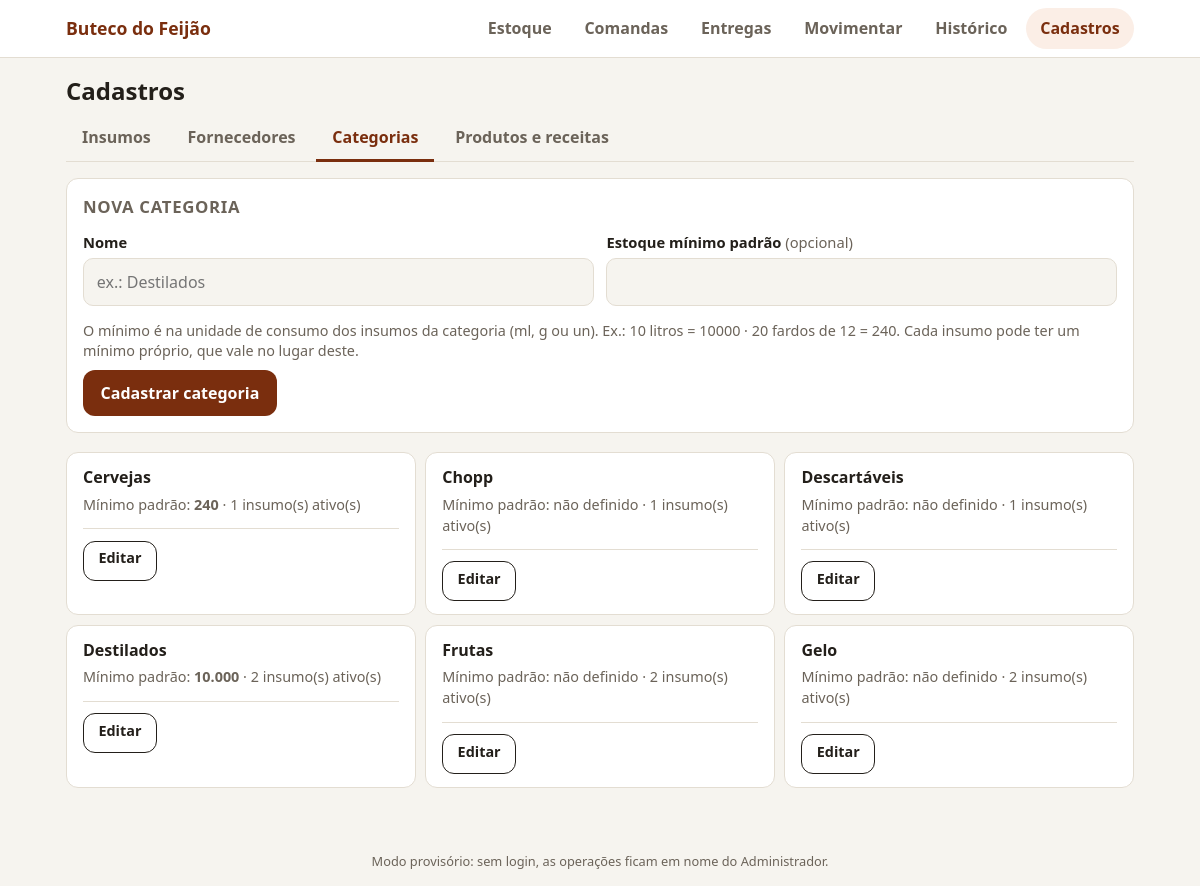
The app's page /cadastros/categorias with its own data.
### tables this page shows
CREATE TABLE categoria (
    id                    INTEGER PRIMARY KEY,
    nome                  TEXT NOT NULL UNIQUE,
    -- mínimo padrão da categoria, na unidade de consumo dos insumos dela
    -- (ex.: destilados 10 L = 10000 ml; cervejas 20 fardos = 240 un se fardo = 12)
    estoque_minimo_padrao REAL CHECK (estoque_minimo_padrao IS NULL OR estoque_minimo_padrao >= 0)
);

### app.py (the view, shortened to what this page needs)
@app.route("/cadastros/categorias", methods=["GET", "POST"])
def cadastro_categorias():
    c = con()
    form = {}
    return render_template("categorias.html", aba="categorias", form=form,
                           categorias=cadastros.listar_categorias(c))

### app.py (called while the page is built)
def con():
    if "con" not in g:
        g.con = bd.conectar()
    return g.con

@app.teardown_appcontext
def fechar_conexao(_erro):
    c = g.pop("con", None)
    if c is not None:
        c.close()

@app.template_filter("br")
def br(valor, casas=2):
    if valor is None:
        return "–"
    texto = f"{valor:,.{casas}f}".replace(",", "X").replace(".", ",").replace("X", ".")
    if "," in texto:
        texto = texto.rstrip("0").rstrip(",")
    return texto

### bd.py (called while the page is built, shortened)
def aplicar_migracoes(con):
    atual = con.execute("PRAGMA user_version").fetchone()[0]
    for arquivo in sorted(PASTA_MIGRACOES.glob("[0-9][0-9][0-9]_*.sql")):
        numero = int(arquivo.name[:3])
        if numero <= atual:
            continue

def conectar():
    if not ARQUIVO_BANCO.exists():
        criar_banco()
    con = sqlite3.connect(ARQUIVO_BANCO)
    con.row_factory = sqlite3.Row            # permite usar linha["nome"] em vez de linha[0]
    aplicar_migracoes(con)                   # atualiza bancos antigos (não faz nada se já estiver em dia)
    con.execute("PRAGMA foreign_keys = ON")  # tem que ser ligado a cada conexão
    return con

### cadastros.py (called while the page is built)
def listar_categorias(con):
    return con.execute(
        """SELECT c.*, (SELECT COUNT(*) FROM insumo i WHERE i.categoria_id = c.id AND i.ativo = 1) AS qtd_insumos
           FROM categoria c ORDER BY c.nome""").fetchall()

### templates/categorias.html (shortened to what this page needs)
{% extends "base.html" %}
{% block conteudo %}
<h1>Cadastros</h1>
{% include "_abas_cadastros.html" %}
<form method="post" class="form form-largo" novalidate>
  <h2>{{ 'Editar categoria' if form.get('id') else 'Nova categoria' }}</h2>
  <div class="linha">
    <div class="campo">
      <label for="nome">Nome</label>
      <input id="nome" name="nome" type="text" autocomplete="off" value="{{ form.get('nome', '') }}" placeholder="ex.: Destilados">
    </div>
    <div class="campo">
      <label for="estoque_minimo_padrao">Estoque mínimo padrão <span class="opc">(opcional)</span></label>
      <input id="estoque_minimo_padrao" name="estoque_minimo_padrao" type="text" inputmode="decimal" autocomplete="off"
             value="{{ form.get('estoque_minimo_padrao', '') }}">
    </div>
  </div>
  <p class="dica">O mínimo é na unidade de consumo dos insumos da categoria (ml, g ou un). Ex.: 10 litros = 10000 · 20 fardos de 12 = 240.
     Cada insumo pode ter um mínimo próprio, que vale no lugar deste.</p>
  <button type="submit" class="botao">{{ 'Salvar alterações' if form.get('id') else 'Cadastrar categoria' }}</button>
</form>
<div class="itens">
  {% for c in categorias %}
  <article class="item">
    <div class="item-topo"><h3>{{ c.nome }}</h3></div>
    <p class="detalhe">
      Mínimo padrão: {% if c.estoque_minimo_padrao is not none %}<strong>{{ c.estoque_minimo_padrao|br }}</strong>{% else %}não definido{% endif %}
      · {{ c.qtd_insumos }} insumo(s) ativo(s)
    </p>
    <div class="acoes">
      <a class="botao botao-leve botao-pequeno" href="{{ url_for('cadastro_categorias', editar=c.id) }}">Editar</a>
    </div>
  </article>
  {% endfor %}
</div>
{% endblock %}

### static/style.css (style rules this page uses)
:root { --bg: #f6f4ef; --surface: #ffffff; --texto: #231f1a; --suave: #6b6359; --borda: #e3ddd2; --marca: #7a2e0e; --marca-fundo: #fbeee6; --ok: #1f6b3a; --ok-fundo: #e5f4ea; --aviso: #8a5a00; --aviso-fundo: #fdf1d6; --erro: #a3261c; --erro-fundo: #fbe5e2; --raio: 12px; }
* { box-sizing: border-box; }
body { margin: 0; background: var(--bg); color: var(--texto); font: 16px/1.45 system-ui, -apple-system, "Segoe UI", Roboto, sans-serif; }
h1 { font-size: 1.5rem; margin: 0; }
h2 { font-size: 1.05rem; margin: 0 0 .6rem; color: var(--suave); text-transform: uppercase; letter-spacing: .04em; }
h3 { font-size: 1rem; margin: 0; }
a { color: inherit; }
.botao { display: inline-block; background: var(--marca); color: #fff; border: 0; border-radius: var(--raio); padding: .7rem 1.1rem; font: inherit; font-weight: 700; text-decoration: none; cursor: pointer; min-height: 44px; }
.botao-leve { background: transparent; color: inherit; border: 1px solid currentColor; font-weight: 600; }
.detalhe { margin: 0; font-size: .9rem; color: var(--suave); }
.form { background: var(--surface); border: 1px solid var(--borda); border-radius: var(--raio); padding: 1rem; max-width: 640px; margin-top: 1rem; }
.campo { margin-bottom: .9rem; flex: 1; min-width: 0; }
.linha { display: flex; gap: .8rem; flex-wrap: wrap; }
.linha .campo { min-width: 180px; }
label, legend { font-weight: 700; font-size: .92rem; display: block; margin-bottom: .3rem; }
.opc { font-weight: 400; color: var(--suave); }
input[type=text], select { width: 100%; font: inherit; padding: .7rem .8rem; min-height: 48px; border-radius: 10px; border: 1px solid var(--borda); background: var(--bg); color: var(--texto); }
.dica { color: var(--suave); font-size: .9rem; margin: 0 0 .5rem; min-height: 1.3em; }
.itens { display: grid; gap: .6rem; grid-template-columns: repeat(auto-fill, minmax(320px, 1fr)); }
.item { background: var(--surface); border: 1px solid var(--borda); border-radius: var(--raio); padding: .8rem 1rem; display: flex; flex-direction: column; }
.item-topo { display: flex; align-items: center; gap: .5rem; flex-wrap: wrap; }
.item .detalhe { margin: .35rem 0 0; }
.acoes { display: flex; gap: .5rem; margin-top: .8rem; padding-top: .7rem; border-top: 1px solid var(--borda); }
.botao-pequeno { padding: .4rem .9rem; min-height: 40px; font-size: .9rem; }
.form-largo { max-width: none; margin-bottom: 1.2rem; }
.form-largo h2 { margin-bottom: .8rem; }
.acoes { flex-wrap: wrap; }

### records on screen
categoria: nome "Cervejas", estoque_minimo_padrao|br "240", qtd_insumos "1"
categoria: nome "Chopp", shows "não definido", qtd_insumos "1"
categoria: nome "Descartáveis", shows "não definido", qtd_insumos "1"
categoria: nome "Destilados", estoque_minimo_padrao|br "10.000", qtd_insumos "2"
categoria: nome "Frutas", shows "não definido", qtd_insumos "2"
categoria: nome "Gelo", shows "não definido", qtd_insumos "2"

### other values on screen
{{ 'Editar categoria' if form.get('id') else 'Nova categoria' }} "NOVA CATEGORIA"
{{ 'Salvar alterações' if form.get('id') else 'Cadastrar categoria' }} "Cadastrar categoria"
